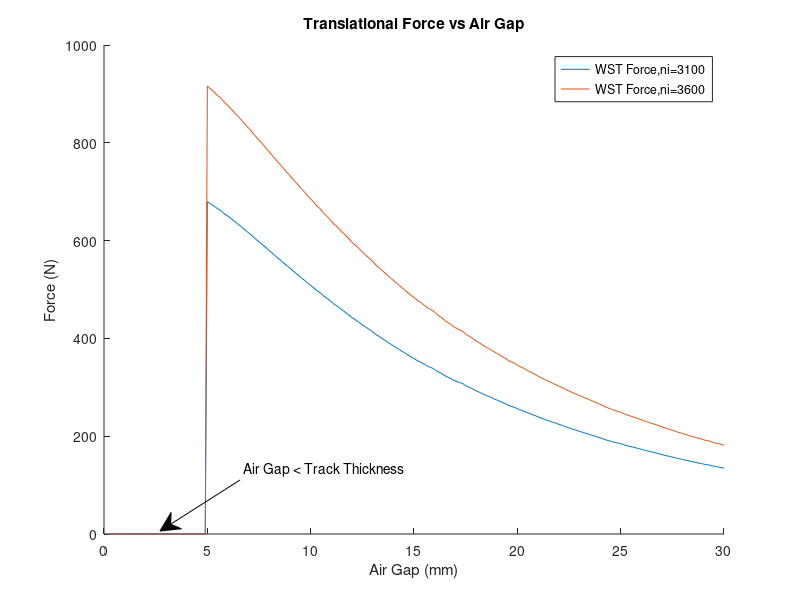
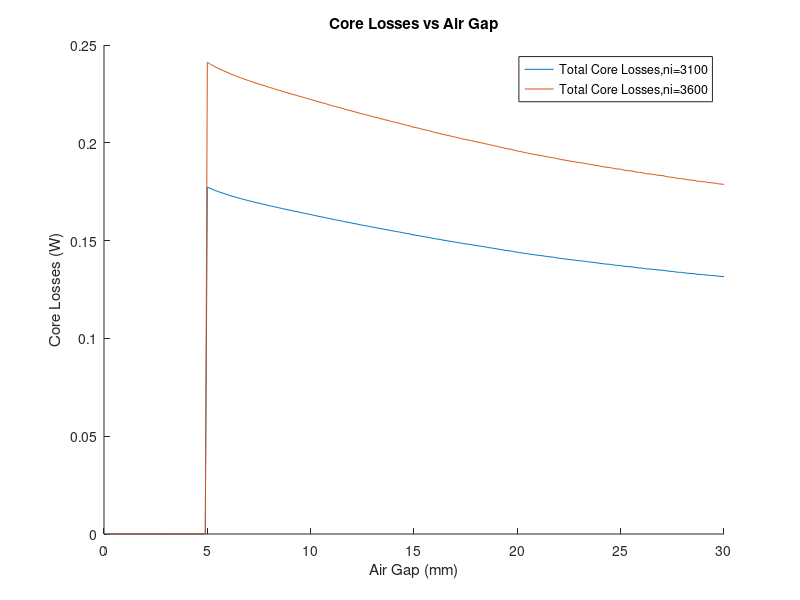
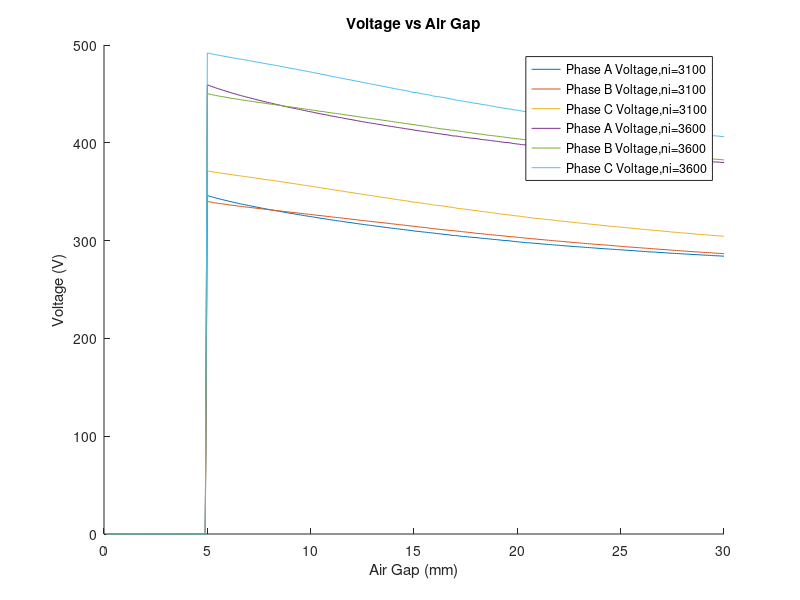

MATLAB code to generate these figures, in order:
load('gap_results.mat');

figure(1);
clf;
hold on;
plot(outputWSTForcex,'DisplayName','WST Force,ni=3100');

load('results.mat');

plot(outputWSTForcex,'DisplayName','WST Force,ni=3600');

xt = get(gca,'XTick');
set(gca,'XTick',xt,'XTickLabel',xt/10)
x = [0.3,6/30];
y = [0.2,0.115];
a = annotation('textarrow',x,y,'String','Air Gap < Track Thickness');
title("Translational Force vs Air Gap")
xlabel('Air Gap (mm)')
ylabel('Force (N)')
legend;

load('gap_results.mat');

figure(2);
clf;
hold on;

plot(outputTLosses,'DisplayName','Total Core Losses,ni=3100');

load('results.mat');

plot(outputTLosses,'DisplayName','Total Core Losses,ni=3600');

xt = get(gca,'XTick');
set(gca,'XTick',xt,'XTickLabel',xt/10)
title("Core Losses vs Air Gap")
xlabel('Air Gap (mm)')
ylabel('Core Losses (W)')
legend;


load('gap_results.mat');

figure(3);
clf;
hold on;

plot(abs(outputVoltageA),'DisplayName','Phase A Voltage,ni=3100');
plot(abs(outputVoltageB),'DisplayName','Phase B Voltage,ni=3100');
plot(abs(outputVoltageC),'DisplayName','Phase C Voltage,ni=3100');

load('results.mat');

plot(abs(outputVoltageA),'DisplayName','Phase A Voltage,ni=3600');
plot(abs(outputVoltageB),'DisplayName','Phase B Voltage,ni=3600');
plot(abs(outputVoltageC),'DisplayName','Phase C Voltage,ni=3600');

xt = get(gca,'XTick');
set(gca,'XTick',xt,'XTickLabel',xt/10)
title("Voltage vs Air Gap")
xlabel('Air Gap (mm)')
ylabel('Voltage (V)')
legend;
